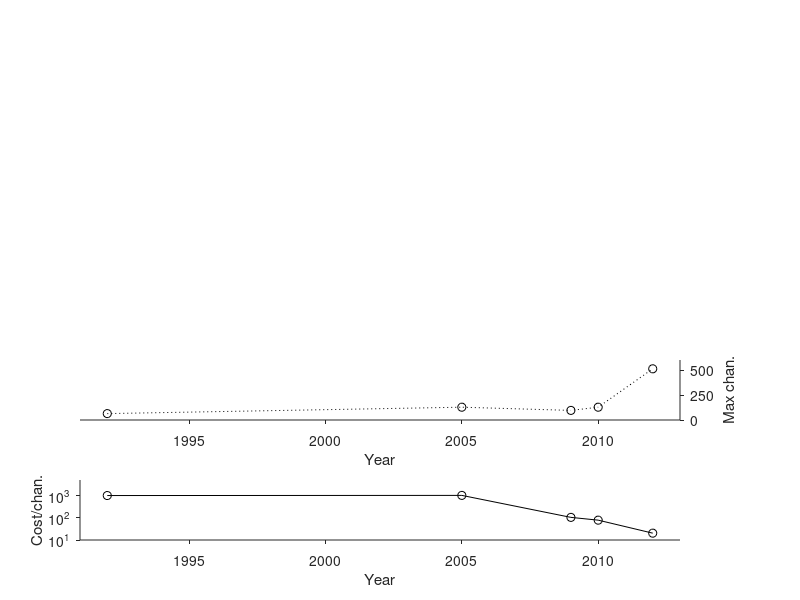

Here is the MATLAB script that generated this plot: (Note: this script raises an error after producing the figure.)
% Plot of cost of commercial and OS options over time

% Open source options
sys             = {'AD'     'MB'     'NR'    'AE'    'OE'};%   'PG'};
time            = [1992     2005     2009    2010    2012];%    2015];
cost            = [64e3     65e3     10e3    10e3    2600];%    550 ];  % I'm not sure if these are correct. For instance, AE uses Neuralynx amps right - I would imagine those are not cheap for 128 chans.
chan_atcost     = [64       64       96      128     128 ];%    32  ];
max_chan        = [64       128      96      128     512 ];%    512 ]; % Technically A/D PG and OE don't have maxs, because they can be daisy-chained. NR is limited by the number of PCI slots available on average PC. Not sure about AE. 

close all
aw = 15;
ah = 2;
figure('unit','centimeters','position',[2 2 20 20]);
a1 = axes('unit','centimeters','position',[2 2 aw ah]);
plot(a1, time, cost./chan_atcost,'ko-');
xlabel('Year')
ylabel('Cost/chan.')
set(a1,'tickdir','out','box','off','Ylim',[10 5e3],'Xlim',[1991 2013],'YTick',[10 100 1000 10000],'YScale','log','TickLength',[0.1/aw 1])


a2 = axes('unit','centimeters','position',[2 2+2+ah aw ah]);
plot(a2, time, max_chan,'ko:');
xlabel('Year')
ylabel('Max chan.')
set(a2,'tickdir','out','box','off','Ylim',[0 600],'Xlim',[1991 2013],'YTick',[0 250 500],'YScale','linear','TickLength',[0.1/aw 1], 'YAxisLocation','right')

export_fig(gcf,'-pdf','-transparent','system_cost.pdf')

%% Commercial options (TODO if we are actually going to pursue this idea)


%% Other events to include on timeline


% Git introduced, 2005
% Github, 2008
% Intan chips introduce, 2009
% Linux introduced, 1991
% Arduino, 2005
% OSH park, (source: @Laen)
